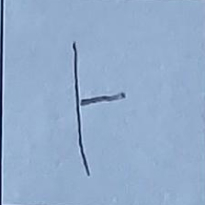
#> input picture archive/test_images/hangul_a (0).jpg, 205 x 205 px; its folder holds only this picture in this run
$ python test_pipeline.py
#> lines starting #> are read from the running program, lines starting #| are printed output that depends on the picture
### archive/processing/imgio.py
"""Utilitas baca/simpan gambar .jpg dan parsing nama file.

Hanya memakai NumPy dasar dan Matplotlib dasar sesuai ketentuan project.
"""

import os
import re

import numpy as np
import matplotlib.pyplot as plt

# Suffix penanda hasil tiap tahap. Output tahap X tidak boleh ikut
# terbaca sebagai input mentah pada tahap berikutnya.
SUFFIX_GRAYSCALE = "_gs"
SUFFIX_RESIZE = "_rs"
SUFFIX_BINARY = "_bin"
ALL_SUFFIXES = (SUFFIX_GRAYSCALE, SUFFIX_RESIZE, SUFFIX_BINARY)


def read_image(path):
    """Baca file .jpg menjadi array NumPy uint8."""
    return plt.imread(path)


def save_gray_jpg(path, gray):
    """Simpan array grayscale 2 dimensi sebagai .jpg 3 channel (R=G=B)."""
    gray = np.clip(gray, 0, 255).astype(np.uint8)
    arr = np.zeros(shape=(gray.shape[0], gray.shape[1], 3), dtype=np.uint8)
    arr[:, :, 0] = gray
    arr[:, :, 1] = gray
    arr[:, :, 2] = gray
    plt.imsave(path, arr)


def strip_extension(filename):
    return os.path.splitext(filename)[0]


def base_name(filename):
    """Nama file tanpa ekstensi dan tanpa suffix tahap.

    "huruf (3)_gs.jpg" -> "huruf (3)"
    """
    name = strip_extension(filename)
    for suffix in ALL_SUFFIXES:
        if name.endswith(suffix):
            name = name[: -len(suffix)]
    return name


def stage_suffix(filename):
    """Suffix tahap dari nama file, atau "" jika gambar mentah."""
    name = strip_extension(filename)
    for suffix in ALL_SUFFIXES:
        if name.endswith(suffix):
            return suffix
    return ""


def class_of(base):
    """Nama kelas dari nama dasar file: prefix sebelum nomor urut.

    "lingkaran (3)" -> "lingkaran",  "Hangul7" -> "Hangul"
    """
    match = re.match(r"^(.*?)[\s_\-]*\(?(\d+)\)?$", base)
    if match and match.group(1):
        return match.group(1).strip()
    return base


def sample_index(base):
    """Nomor urut sampel dari nama dasar file (untuk pengurutan)."""
    match = re.match(r"^.*?[\s_\-]*\(?(\d+)\)?$", base)
    if match:
        return int(match.group(1))
    return 0


def list_jpg(folder, suffix=""):
    """Daftar file .jpg di folder dengan suffix tahap tertentu.

    suffix "" berarti gambar mentah (tanpa suffix tahap apa pun).
    Hasil diurutkan per kelas lalu per nomor sampel.
    """
    files = []
    for filename in os.listdir(folder):
        if not filename.lower().endswith((".jpg", ".jpeg")):
            continue
        if stage_suffix(filename) != suffix:
            continue
        files.append(filename)
    files.sort(key=lambda f: (class_of(base_name(f)), sample_index(base_name(f))))
    return files

### archive/processing/grayscale.py
"""Tahap 1: Color-to-Grayscale Conversion.

Materi M10-M14 memakai rata-rata sederhana gray = (R + G + B) / 3.
Modifikasi pada project ini: memakai rumus luminance terbobot
gray = 0.299 R + 0.587 G + 0.114 B (standar ITU-R BT.601), yang lebih
sesuai dengan sensitivitas mata manusia sehingga kontras objek lebih baik.
"""

import os

import numpy as np

from . import imgio

# Bobot luminance ITU-R BT.601.
W_R, W_G, W_B = 0.299, 0.587, 0.114


def to_grayscale(pic):
    """Konversi array gambar (row, col, ch) menjadi grayscale 2 dimensi."""
    if pic.ndim == 2:
        return pic.astype(np.float64)
    pic = pic.astype(np.float64)
    gray = W_R * pic[:, :, 0] + W_G * pic[:, :, 1] + W_B * pic[:, :, 2]
    return gray


def process_folder(folder, log=print):
    """Konversi semua .jpg mentah di folder menjadi <nama>_gs.jpg."""
    files = imgio.list_jpg(folder, suffix="")
    if not files:
        log("Tidak ada gambar .jpg mentah di folder ini.")
        return 0

    count = 0
    for filename in files:
        pic = imgio.read_image(os.path.join(folder, filename))
#> in read_image, returned value is the input picture: shape (205, 205, 3); mean R, G, B 146.8, 171.8, 202.7
        gray = to_grayscale(pic)
#> in to_grayscale, `gray = W_R * pic[:, :, 0] + W_G * pic[:, :, 1] + W_B * pic[:, :, 2]`:
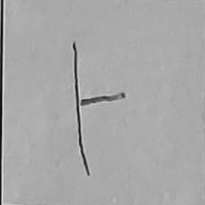
#> gray: shape (205, 205) float64; min 10.84, max 222.8, mean 167.9
        out_name = imgio.base_name(filename) + imgio.SUFFIX_GRAYSCALE + ".jpg"
        imgio.save_gray_jpg(os.path.join(folder, out_name), gray)
#> in save_gray_jpg, `arr[:, :, 0] = gray`:
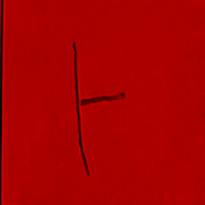
#> arr: shape (205, 205, 3); mean of channels 0, 1, 2 167.7, 0, 0; drawn as R, G, B
#> in save_gray_jpg, `arr[:, :, 1] = gray`:
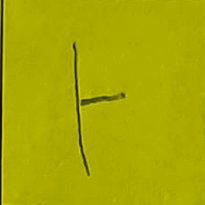
#> arr: shape (205, 205, 3); mean of channels 0, 1, 2 167.7, 167.7, 0; drawn as R, G, B
        count += 1
        log(f"  {filename} -> {out_name}")

    log(f"Selesai. {count} gambar dikonversi ke grayscale.")
    return count

### archive/processing/dataset.py
"""Tahap 4: Creating Dataset (inputs + labels).

Setiap gambar <nama>_bin.jpg menjadi satu baris dataset:
- Kolom 0      : nomor sampel.
- Kolom 1..N   : nilai piksel hasil flatten (row-major), N = row*col.

Label dibuat one-hot per kelas:
- Kolom 0      : nomor sampel.
- Kolom 1..K   : one-hot, K = jumlah kelas.

Kelas dideteksi otomatis dari prefix nama file (sebelum nomor urut),
misal "lingkaran (3)" -> kelas "lingkaran". Mengikuti format dataset
materi M10-M14 (kolom 0 nomor sampel, file .npy).
"""

import os

import numpy as np

from . import imgio


def collect_samples(folder):
    """Kelompokkan file _bin.jpg per kelas, urut kelas lalu nomor sampel."""
    files = imgio.list_jpg(folder, suffix=imgio.SUFFIX_BINARY)
    classes = []
    for filename in files:
        cls = imgio.class_of(imgio.base_name(filename))
        if cls not in classes:
            classes.append(cls)
    classes.sort()
    ordered = []
    for cls in classes:
        for filename in files:
            if imgio.class_of(imgio.base_name(filename)) == cls:
                ordered.append((filename, cls))
    return ordered, classes


def process_folder(folder, log=print):
    """Bangun inputs_<n>_<kolom>.npy, labels_<n>_<K+1>.npy, classes.txt."""
    samples, classes = collect_samples(folder)
    if not samples:
        log("Tidak ada gambar _bin.jpg. Jalankan Binarization dulu.")
        return None
    if len(classes) < 2:
        log(f"Hanya ditemukan 1 kelas ({classes[0]}). "
            "Dataset butuh minimal 2 kelas.")
        return None

    # Ukuran gambar diambil dari sampel pertama; semua harus sama.
    first = imgio.read_image(os.path.join(folder, samples[0][0]))
    rows = first.shape[0]
    cols = first.shape[1]
    n_pixels = rows * cols
    n_samples = len(samples)
    n_classes = len(classes)

    inputs = np.zeros(shape=(n_samples, n_pixels + 1), dtype=np.uint16)
    labels = np.zeros(shape=(n_samples, n_classes + 1), dtype=float)

    for k, (filename, cls) in enumerate(samples):
        pic = imgio.read_image(os.path.join(folder, filename))
        if pic.shape[0] != rows or pic.shape[1] != cols:
            log(f"Ukuran {filename} ({pic.shape[0]}x{pic.shape[1]}) beda "
                f"dari sampel pertama ({rows}x{cols}). Dibatalkan.")
            return None
        gray = pic[:, :, 0] if pic.ndim == 3 else pic  # R=G=B, satu channel
        inputs[k, 0] = k
        inputs[k, 1:] = gray.reshape(n_pixels)
        labels[k, 0] = k
        labels[k, 1 + classes.index(cls)] = 1

    inputs_name = f"inputs_{n_samples}_{n_pixels + 1}.npy"
    labels_name = f"labels_{n_samples}_{n_classes + 1}.npy"
    np.save(os.path.join(folder, inputs_name), inputs)
    np.save(os.path.join(folder, labels_name), labels)

    # Simpan urutan kelas + ukuran gambar untuk tahap ANN.
    with open(os.path.join(folder, "classes.txt"), "w", encoding="utf-8") as f:
        f.write(f"{rows} {cols}\n")
        for cls in classes:
            f.write(cls + "\n")

    log(f"Kelas terdeteksi ({n_classes}): {', '.join(classes)}")
    for cls in classes:
        jumlah = sum(1 for _, c in samples if c == cls)
        log(f"  {cls}: {jumlah} sampel")
    log(f"Dataset inputs : {inputs_name}  (shape {inputs.shape})")
    log(f"Dataset labels : {labels_name}  (shape {labels.shape})")
    log("Disimpan di folder yang sama dengan gambar.")
    return inputs_name, labels_name

### archive/processing/resizing.py
"""Tahap 2: Resizing dengan Average Pooling atau Max Pooling.

Gambar dibagi menjadi wilayah-wilayah pooling. Setiap piksel hasil diambil
dari satu wilayah pada gambar asal:
- Average pooling: nilai rata-rata wilayah.
- Max pooling   : nilai maksimum wilayah.

Batas wilayah dihitung proporsional sehingga seluruh piksel gambar asal
tercakup walaupun ukurannya tidak habis dibagi ukuran hasil.
"""

import os

import numpy as np

from . import imgio

AVERAGE = "average"
MAX = "max"


# [27 lines left out: function resize_pooling, not called in this run]


def process_folder(folder, out_rows, out_cols, method, log=print):
    """Resize semua <nama>_gs.jpg di folder menjadi <nama>_rs.jpg."""
    files = imgio.list_jpg(folder, suffix=imgio.SUFFIX_GRAYSCALE)
    if not files:
        log("Tidak ada gambar _gs.jpg. Jalankan Color-to-Grayscale dulu.")
        return 0

    count = 0
    for filename in files:
        pic = imgio.read_image(os.path.join(folder, filename))
        gray = pic[:, :, 0] if pic.ndim == 3 else pic  # R=G=B, ambil satu channel
        small = resize_pooling(gray, out_rows, out_cols, method)
        out_name = imgio.base_name(filename) + imgio.SUFFIX_RESIZE + ".jpg"
        imgio.save_gray_jpg(os.path.join(folder, out_name), small)
        count += 1
        log(f"  {filename} -> {out_name}")

    log(f"Selesai. {count} gambar di-resize ke {out_rows}x{out_cols} "
        f"({method} pooling).")
    return count

### archive/processing/binarization.py
"""Tahap 3: Binarization.

Gambar grayscale diubah menjadi hitam-putih murni (0 atau 255).
Mengikuti materi M10-M14: gambar diinversi dulu (latar menjadi hitam,
objek menjadi putih) lalu di-threshold:
  piksel >= threshold -> 255 (putih / objek)
  piksel <  threshold -> 0   (hitam / latar)
"""

import os

import numpy as np

from . import imgio


# [8 lines left out: function binarize, not called in this run]


def process_folder(folder, threshold, invert=True, log=print):
    """Binarisasi semua <nama>_rs.jpg di folder menjadi <nama>_bin.jpg."""
    files = imgio.list_jpg(folder, suffix=imgio.SUFFIX_RESIZE)
    if not files:
        log("Tidak ada gambar _rs.jpg. Jalankan Resizing dulu.")
        return 0

    count = 0
    for filename in files:
        pic = imgio.read_image(os.path.join(folder, filename))
        gray = pic[:, :, 0] if pic.ndim == 3 else pic
        binary = binarize(gray, threshold, invert)
        out_name = imgio.base_name(filename) + imgio.SUFFIX_BINARY + ".jpg"
        imgio.save_gray_jpg(os.path.join(folder, out_name), binary)
        count += 1
        log(f"  {filename} -> {out_name}")

    log(f"Selesai. {count} gambar dibinarisasi (threshold={threshold}, "
        f"inversi={'ya' if invert else 'tidak'}).")
    return count

### archive/processing/randomize.py
"""Tahap 5: Randomize Dataset.

Baris-baris inputs dan labels diacak bersamaan memakai satu deret indeks
acak yang sama, sehingga pasangan gambar-label tetap konsisten.
Mengikuti pola materi M10-M14 (np.random.shuffle pada deret indeks).
"""

import os

import numpy as np


def find_dataset_files(folder):
    """Cari pasangan inputs_*.npy dan labels_*.npy (bukan random_*)."""
    inputs_name, labels_name = None, None
    for filename in sorted(os.listdir(folder)):
        if filename.startswith("inputs_") and filename.endswith(".npy"):
            inputs_name = filename
        if filename.startswith("labels_") and filename.endswith(".npy"):
            labels_name = filename
    return inputs_name, labels_name


def process_folder(folder, log=print):
    """Acak dataset menjadi random_inputs_*.npy dan random_labels_*.npy."""
    inputs_name, labels_name = find_dataset_files(folder)
    if inputs_name is None or labels_name is None:
        log("Dataset inputs/labels .npy tidak ditemukan. "
            "Jalankan Create Dataset dulu.")
        return None

    inputs = np.load(os.path.join(folder, inputs_name))
    labels = np.load(os.path.join(folder, labels_name))
    m = inputs.shape[0]
    if labels.shape[0] != m:
        log(f"Jumlah baris inputs ({m}) dan labels ({labels.shape[0]}) "
            "tidak sama. Dibatalkan.")
        return None

    # Deret indeks 0..m-1 diacak, lalu dipakai untuk kedua dataset.
    seeds = list(range(m))
    np.random.shuffle(seeds)

    inputs_random = np.zeros(shape=inputs.shape, dtype=inputs.dtype)
    labels_random = np.zeros(shape=labels.shape, dtype=labels.dtype)
    for i in range(m):
        inputs_random[i, :] = inputs[seeds[i], :]
        labels_random[i, :] = labels[seeds[i], :]

    out_inputs = "random_" + inputs_name
    out_labels = "random_" + labels_name
    np.save(os.path.join(folder, out_inputs), inputs_random)
    np.save(os.path.join(folder, out_labels), labels_random)

    log(f"Urutan {m} sampel diacak.")
    log(f"  {inputs_name} -> {out_inputs}")
    log(f"  {labels_name} -> {out_labels}")
    log("Contoh urutan baru (10 pertama): "
        + ", ".join(str(int(x)) for x in inputs_random[:10, 0]))
    return out_inputs, out_labels

### archive/processing/ann.py
"""Pembuktian dataset: training + testing ANN 1 hidden layer (NumPy murni).

Arsitektur dan algoritma mengikuti materi M10-M14:
- 1 hidden layer, aktivasi sigmoid, backpropagation, learning rate 0.001.
- Input dinormalisasi 0-1 (piksel/255) agar sigmoid tidak saturasi.
- Bobot hasil training disimpan sebagai ann_*.npy di folder dataset.
"""

import os

import numpy as np

from . import grayscale, resizing, binarization, imgio


def sigmoid(a):
    return 1 / (1 + np.exp(-a))


# [9 lines left out: function load_classes, not called in this run]


def find_random_files(folder):
    inputs_name, labels_name = None, None
    for filename in sorted(os.listdir(folder)):
        if filename.startswith("random_inputs_") and filename.endswith(".npy"):
            inputs_name = filename
        if filename.startswith("random_labels_") and filename.endswith(".npy"):
            labels_name = filename
    return inputs_name, labels_name


def train(folder, hidden_neurons=20, epochs=100, learn_rate=0.001, log=print):
    """Latih ANN dengan dataset acak di folder. Mengembalikan akurasi akhir."""
    inputs_name, labels_name = find_random_files(folder)
    if inputs_name is None or labels_name is None:
        log("Dataset random_*.npy tidak ditemukan. Jalankan Randomize dulu.")
        return None

    # Kolom 0 berisi nomor sampel, tidak ikut diproses.
    inputs = np.load(os.path.join(folder, inputs_name))[:, 1:].astype(float)
    labels = np.load(os.path.join(folder, labels_name))[:, 1:]
    inputs = inputs / 255.0  # normalisasi 0-1

    m, i_n = inputs.shape
    o_n = labels.shape[1]
    h_n = hidden_neurons
    log(f"Data latih: {m} sampel, {i_n} input neuron, "
        f"{h_n} hidden neuron, {o_n} output neuron.")

    w_i_h = np.random.uniform(-0.5, 0.5, (h_n, i_n))
    w_h_o = np.random.uniform(-0.5, 0.5, (o_n, h_n))
    b_i_h = np.zeros((h_n, 1))
    b_h_o = np.zeros((o_n, 1))

    accuracy = 0.0
    for epoch in range(1, epochs + 1):
        nr_correct = 0
        for inp, label in zip(inputs, labels):
            inp = inp.reshape(-1, 1)
            label = label.reshape(-1, 1)

            # Forward propagation input -> hidden -> output
            h = sigmoid(b_i_h + w_i_h @ inp)
            o = sigmoid(b_h_o + w_h_o @ h)

            nr_correct += int(np.argmax(o) == np.argmax(label))

            # Backpropagation output -> hidden
            delta_o = o - label
            w_h_o += -learn_rate * delta_o @ h.T
            b_h_o += -learn_rate * delta_o

            # Backpropagation hidden -> input
            delta_h = w_h_o.T @ delta_o * (h * (1 - h))
            w_i_h += -learn_rate * delta_h @ inp.T
            b_i_h += -learn_rate * delta_h

        accuracy = round(nr_correct / m * 100, 2)
        if epoch % 10 == 0 or epoch == 1 or epoch == epochs:
            log(f"  epoch {epoch}: akurasi {accuracy}%")

    np.save(os.path.join(folder, "ann_w_i_h.npy"), w_i_h)
    np.save(os.path.join(folder, "ann_b_i_h.npy"), b_i_h)
    np.save(os.path.join(folder, "ann_w_h_o.npy"), w_h_o)
    np.save(os.path.join(folder, "ann_b_h_o.npy"), b_h_o)
    log(f"Training selesai. Akurasi akhir: {accuracy}%. "
        "Bobot disimpan sebagai ann_*.npy.")
    return accuracy


def predict(folder, sample_index, log=print):
    """Uji insample: prediksi satu sampel dari dataset acak.

    Mengembalikan (gambar 2D, label asli, label prediksi) untuk ditampilkan.
    """
    inputs_name, labels_name = find_random_files(folder)
    if inputs_name is None:
        log("Dataset random_*.npy tidak ditemukan.")
        return None
    rows, cols, classes = load_classes(folder)
    if classes is None:
        log("classes.txt tidak ditemukan. Jalankan Create Dataset dulu.")
        return None
    weight_path = os.path.join(folder, "ann_w_i_h.npy")
    if not os.path.exists(weight_path):
        log("Bobot ANN belum ada. Jalankan Train ANN dulu.")
        return None

    inputs = np.load(os.path.join(folder, inputs_name))[:, 1:].astype(float)
    labels = np.load(os.path.join(folder, labels_name))[:, 1:]
    m = inputs.shape[0]
    if not 0 <= sample_index < m:
        log(f"Nomor sampel harus 0 - {m - 1}.")
        return None

    w_i_h = np.load(os.path.join(folder, "ann_w_i_h.npy"))
    b_i_h = np.load(os.path.join(folder, "ann_b_i_h.npy"))
    w_h_o = np.load(os.path.join(folder, "ann_w_h_o.npy"))
    b_h_o = np.load(os.path.join(folder, "ann_b_h_o.npy"))

    inp = (inputs[sample_index] / 255.0).reshape(-1, 1)
    h = sigmoid(b_i_h + w_i_h @ inp)
    o = sigmoid(b_h_o + w_h_o @ h)

    actual = classes[int(np.argmax(labels[sample_index]))]
    predicted = classes[int(np.argmax(o))]
    log(f"Sampel {sample_index}: label asli = {actual}, "
        f"prediksi ANN = {predicted}.")
    picture = inputs[sample_index].reshape(rows, cols)
    return picture, actual, predicted


# [34 lines left out: function predict_external, not called in this run]

### archive/test_pipeline.py
"""Uji pipeline lengkap tanpa GUI, memakai folder test_images."""

import os

from processing import grayscale, resizing, binarization, dataset, randomize, ann

FOLDER = os.path.join(os.path.dirname(__file__), "test_images")

print("=== 1. Grayscale ===")
grayscale.process_folder(FOLDER)
print("\n=== 2. Resizing (average pooling, 20x20) ===")
resizing.process_folder(FOLDER, 20, 20, resizing.AVERAGE)
print("\n=== 3. Binarization (threshold 100, inversi) ===")
binarization.process_folder(FOLDER, 100, invert=True)
print("\n=== 4. Create Dataset ===")
dataset.process_folder(FOLDER)
print("\n=== 5. Randomize ===")
randomize.process_folder(FOLDER)
print("\n=== 6. Train ANN ===")
ann.train(FOLDER, hidden_neurons=20, epochs=100)
print("\n=== 7. Test insample (sampel 0 dan 7) ===")
ann.predict(FOLDER, 0)
ann.predict(FOLDER, 7)
